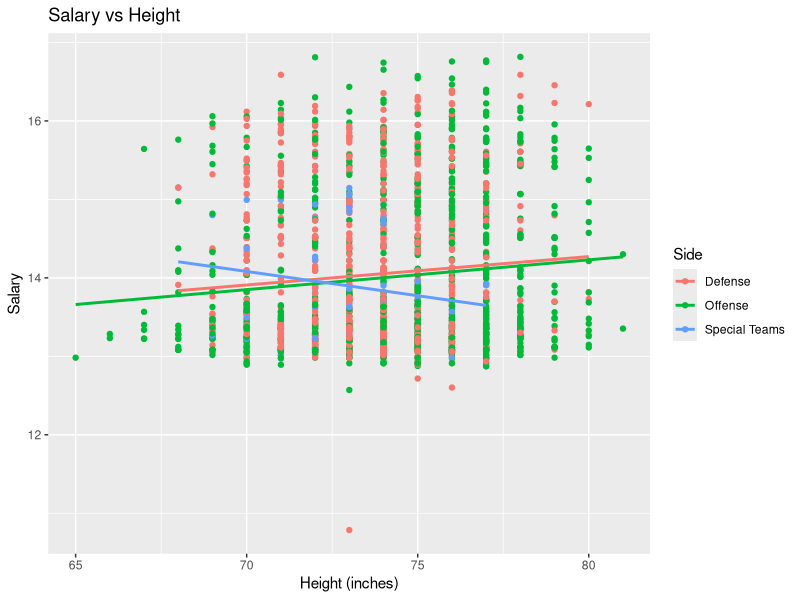
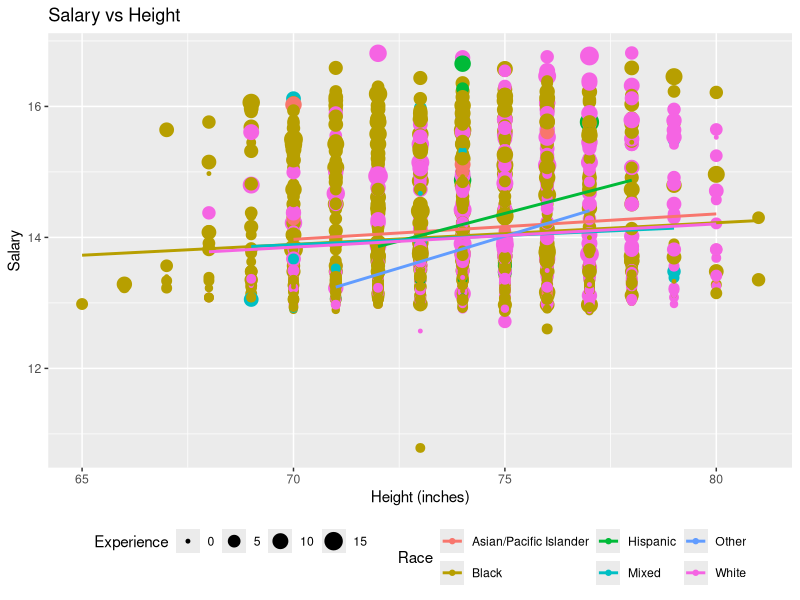
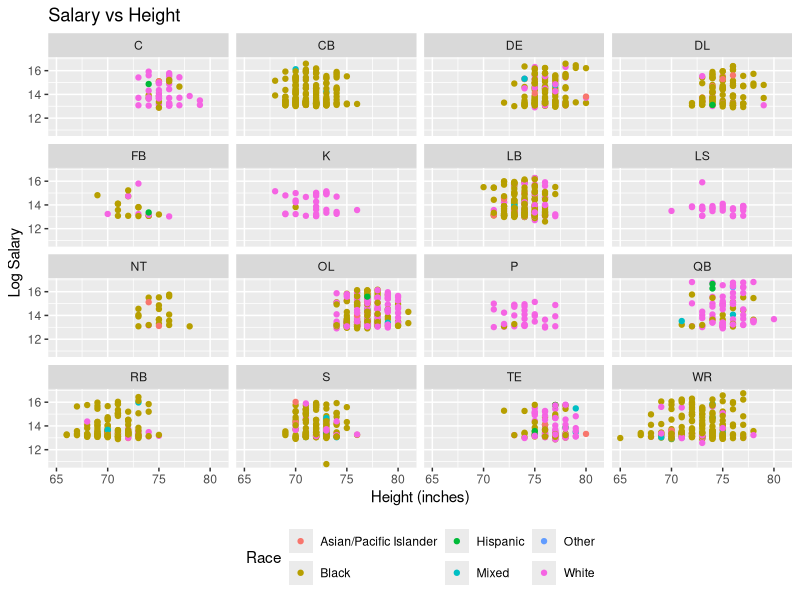
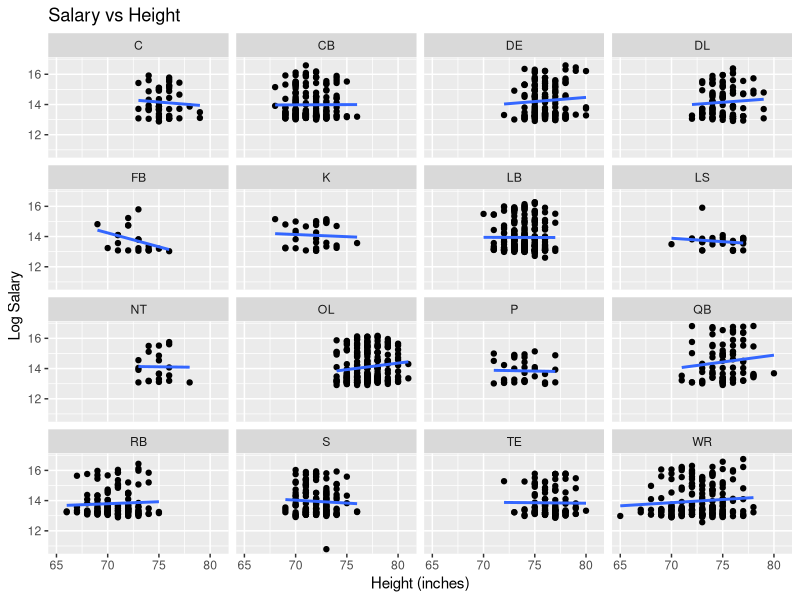

These charts were generated, in order, by the following R code:
## ---- chunk 1
library( tidyverse )
knitr::opts_chunk$set(echo = TRUE)

#Read in the data, note that we define several values in the original dataset as NA
nfl <- read_csv( "data/NFL-Census-Data-9.2.2013_clean.csv", 
                 na = c("NA","N/A","", "n/a", "#VALUE!") )

## ---- chunk 2
# Highest and lowest salary

#base R
max(nfl$Salary, na.rm = TRUE)

min(nfl$Salary, na.rm = TRUE)

#tidyverse way (Dylan)
nfl %>% 
    summarise( max_sal = max( Salary, na.rm = TRUE ), 
               min_sal = min( Salary, na.rm = TRUE ) )

# Answer: The highest salary is $20,100,000 and the lowest salary is $48,333.

## ---- chunk 3
# some code

nfl %>% 
    filter( Team == "SF" )  %>% 
    arrange( desc( Salary ) ) %>% 
    select( "Player Name", College, State ) %>% 
    head(5)

#Copilot suggested some code before I could try to write it
## ---- chunk 4
clean.dat <- nfl %>% 
    filter( !is.na( Salary ) )

clean.dat %>% 
    group_by( Position ) %>% 
    summarise( mean_salary = mean( Salary ), count = n() ) %>% 
    arrange( desc( mean_salary ) )

## ---- chunk 5
# some code

clean.dat <- clean.dat %>%
    mutate( logSal = log( Salary), Height = if_else(Height == "6;2/;", "6'2\"", Height ) )

model <- lm( logSal ~ Height, data = clean.dat )
summary( model )
exp( coef( model ) )

# The model does not show any statistically significant relationship between
# height and salary, but this model is also not set up to give us helpful 
# information. We'll have to check again once we've converted height
# from a categorical to a continuous variable. 


#model_cor <- cor( clean.dat$Height, logSal, use = "complete.obs" )

#ggplot( nfl, aes( x = Height, y = logSal ) ) + 
 #   geom_point()  
  #  geom_smooth( method = "lm" )




## ---- chunk 6
# some code

model <- lm( logSal ~ Height + Position, data = clean.dat )
summary( model )
exp( coef( model ) )

## ---- chunk 7
# some code

clean.dat <- clean.dat %>%
    separate( Height, into = c("feet", "inches"), sep = "'" ) %>%
    mutate( feet = parse_number( feet ), 
            inches = parse_number( inches ), 
            total_inches = feet * 12 + inches )

summarise( clean.dat, mean_weight = mean( Weight, na.rm = TRUE ), 
               mean_height = mean( total_inches, na.rm = TRUE ) ) 
    

## ---- chunk 8
# You pick the variables.  What would be interesting?

# I want to combine player positions to create three categories: "Offense", "Defense", and "Special Teams".  I will use the following code to do this.  Note that I am using `case_when()` to create a new variable called `Side` that combines the original positions into these three categories.

clean.dat <- clean.dat %>%
    mutate( Side = case_when(
        Position %in% c("C", "FB", "OL", "QB", "RB", "TE", "WR") ~ "Offense",
        Position %in% c("CB", "DE", "DL", "LB", "NT", "S") ~ "Defense",
        Position %in% c("K", "LS", "P") ~ "Special Teams",
        TRUE ~ NA_character_
    ) )

# Plot with the new `Side` variable instead of `Position`
ggplot( clean.dat, aes( x = total_inches, y = logSal, color = Side ) ) +
    geom_point() +
    geom_smooth( method = "lm", se = FALSE ) +
    labs( title = "Salary vs Height",
          x = "Height (inches)",
          y = "Salary" ) +
    theme(legend.position = "right")

position.model = lm( logSal ~ total_inches + Side, data = clean.dat )
summary(position.model)
exp( coef( position.model ) )

side.model = lm( total_inches ~ Side, data = clean.dat)
summary(side.model)
exp( coef( side.model ))


## ---- chunk 9
# some code

clean.dat <- clean.dat %>% 
    filter( !is.na( Race ) )

#combine Asian/Pacific Islander and Pacific Islander into one category called Asian/Pacific Islander, and Iranian, Native American, and Other into one category called Other.  I will use `case_when()` again to do this.

clean.dat <- clean.dat %>%
  mutate(Race = if_else(Race == "Pacific Islander",
                        "Asian/Pacific Islander",
                        Race)) %>%
    mutate(Race = if_else(Race %in% c("Native American", "Other", "Iranian"), "Other", Race))

ggplot( clean.dat, aes( x = total_inches, y = logSal, color = Race ) ) +
    geom_point(aes (size = Experience)) +
    geom_smooth( method = "lm", se = FALSE ) +
    labs( title = "Salary vs Height",
          x = "Height (inches)",
          y = "Salary" ) +
    theme(legend.position = "bottom")

## ---- chunk 10
# some code

ggplot( clean.dat, aes( x = total_inches, y = logSal, color = Race ) ) +
    facet_wrap(~Position) +
    geom_point() +
    labs( title = "Salary vs Height",
          x = "Height (inches)",
          y = "Log Salary") +
    theme(legend.position = "bottom")


## ---- chunk 11
# some code

ggplot( clean.dat, aes( x = total_inches, y = logSal)) +
    facet_wrap(~Position) +
    geom_point() +
    geom_smooth( method = "lm", se = FALSE ) +
    labs( title = "Salary vs Height",
          x = "Height (inches)",
          y = "Log Salary" ) +
    theme(legend.position = "bottom")
## ---- chunk 12
# some code


## ---- chunk 13
# some code
## ---- chunk 14
# some code


## ---- chunk 15
# some code
